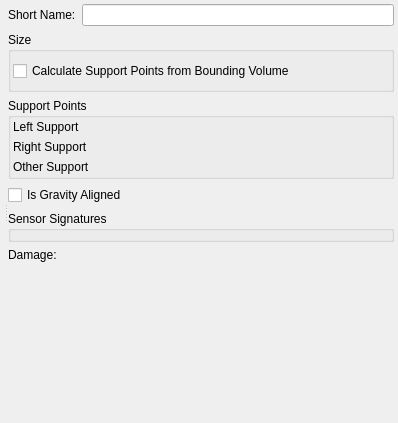
<?xml version="1.0" encoding="UTF-8"?>
<ui version="4.0">
 <class>mass</class>
 <widget class="QWidget" name="mass">
  <property name="geometry">
   <rect>
    <x>0</x>
    <y>0</y>
    <width>398</width>
    <height>423</height>
   </rect>
  </property>
  <property name="windowTitle">
   <string>Form</string>
  </property>
  <layout class="QVBoxLayout" name="verticalLayout_5">
   <property name="margin">
    <number>4</number>
   </property>
   <item>
    <widget class="QSplitter" name="splitter">
     <property name="orientation">
      <enum>Qt::Horizontal</enum>
     </property>
     <widget class="QWidget" name="layoutWidget">
      <layout class="QVBoxLayout" name="verticalLayout_4">
       <property name="margin">
        <number>0</number>
       </property>
       <item>
        <widget class="QWidget" name="myGeneralCanvas" native="true">
         <property name="sizePolicy">
          <sizepolicy hsizetype="MinimumExpanding" vsizetype="Fixed">
           <horstretch>0</horstretch>
           <verstretch>0</verstretch>
          </sizepolicy>
         </property>
         <property name="element_type" stdset="0">
          <string notr="true">general_canvas</string>
         </property>
        </widget>
       </item>
       <item>
        <widget class="QWidget" name="myDisplayCanvas" native="true">
         <property name="sizePolicy">
          <sizepolicy hsizetype="MinimumExpanding" vsizetype="MinimumExpanding">
           <horstretch>0</horstretch>
           <verstretch>0</verstretch>
          </sizepolicy>
         </property>
         <property name="minimumSize">
          <size>
           <width>0</width>
           <height>0</height>
          </size>
         </property>
         <property name="element_type" stdset="0">
          <string notr="true">display_widget_canvas</string>
         </property>
        </widget>
       </item>
      </layout>
     </widget>
     <widget class="QWidget" name="widget" native="true">
      <layout class="QVBoxLayout" name="verticalLayout">
       <property name="margin">
        <number>0</number>
       </property>
       <item>
        <layout class="QHBoxLayout" name="horizontalLayout">
         <item>
          <widget class="QLabel" name="short_name_label">
           <property name="text">
            <string>Short Name:</string>
           </property>
          </widget>
         </item>
         <item>
          <widget class="QLineEdit" name="short_name"/>
         </item>
        </layout>
       </item>
       <item>
        <widget class="QGroupBox" name="boundingVolumeGroupBox">
         <property name="title">
          <string>Size</string>
         </property>
         <layout class="QVBoxLayout" name="verticalLayout_2">
          <property name="leftMargin">
           <number>2</number>
          </property>
          <property name="rightMargin">
           <number>2</number>
          </property>
          <property name="bottomMargin">
           <number>2</number>
          </property>
          <item>
           <widget class="QCheckBox" name="calculate_support_points">
            <property name="text">
             <string>Calculate Support Points from Bounding Volume</string>
            </property>
            <property name="signal_slot" stdset="0">
             <string>released();bounding_volume;onCalculateSupportPointsChanged()</string>
            </property>
           </widget>
          </item>
          <item>
           <widget class="QWidget" name="bounding_volume" native="true"/>
          </item>
         </layout>
        </widget>
       </item>
       <item>
        <widget class="QGroupBox" name="support_points">
         <property name="title">
          <string>Support Points</string>
         </property>
         <property name="disable_if_checked" stdset="0">
          <string>calculate_support_points</string>
         </property>
         <layout class="QGridLayout" name="gridLayout">
          <property name="margin">
           <number>2</number>
          </property>
          <item row="0" column="0">
           <widget class="QLabel" name="left_support_label">
            <property name="sizePolicy">
             <sizepolicy hsizetype="Minimum" vsizetype="Minimum">
              <horstretch>0</horstretch>
              <verstretch>0</verstretch>
             </sizepolicy>
            </property>
            <property name="text">
             <string>Left Support</string>
            </property>
           </widget>
          </item>
          <item row="0" column="1" colspan="2">
           <widget class="QWidget" name="left_support" native="true">
            <property name="sizePolicy">
             <sizepolicy hsizetype="MinimumExpanding" vsizetype="Minimum">
              <horstretch>0</horstretch>
              <verstretch>0</verstretch>
             </sizepolicy>
            </property>
            <property name="element_type" stdset="0">
             <string notr="true">vector-parameter-data</string>
            </property>
            <property name="single_row" stdset="0">
             <bool>true</bool>
            </property>
           </widget>
          </item>
          <item row="1" column="0">
           <widget class="QLabel" name="right_support_label">
            <property name="sizePolicy">
             <sizepolicy hsizetype="Minimum" vsizetype="Minimum">
              <horstretch>0</horstretch>
              <verstretch>0</verstretch>
             </sizepolicy>
            </property>
            <property name="text">
             <string>Right Support</string>
            </property>
           </widget>
          </item>
          <item row="1" column="2">
           <widget class="QWidget" name="right_support" native="true">
            <property name="sizePolicy">
             <sizepolicy hsizetype="MinimumExpanding" vsizetype="Minimum">
              <horstretch>0</horstretch>
              <verstretch>0</verstretch>
             </sizepolicy>
            </property>
            <property name="element_type" stdset="0">
             <string notr="true">vector-parameter-data</string>
            </property>
            <property name="single_row" stdset="0">
             <bool>true</bool>
            </property>
           </widget>
          </item>
          <item row="2" column="0" colspan="2">
           <widget class="QLabel" name="other_support_label">
            <property name="sizePolicy">
             <sizepolicy hsizetype="Minimum" vsizetype="Minimum">
              <horstretch>0</horstretch>
              <verstretch>0</verstretch>
             </sizepolicy>
            </property>
            <property name="text">
             <string>Other Support</string>
            </property>
           </widget>
          </item>
          <item row="2" column="2">
           <widget class="QWidget" name="other_support" native="true">
            <property name="sizePolicy">
             <sizepolicy hsizetype="MinimumExpanding" vsizetype="Minimum">
              <horstretch>0</horstretch>
              <verstretch>0</verstretch>
             </sizepolicy>
            </property>
            <property name="element_type" stdset="0">
             <string notr="true">vector-parameter-data</string>
            </property>
            <property name="single_row" stdset="0">
             <bool>true</bool>
            </property>
           </widget>
          </item>
         </layout>
        </widget>
       </item>
       <item>
        <widget class="QCheckBox" name="gravity_aligned">
         <property name="text">
          <string>Is Gravity Aligned</string>
         </property>
        </widget>
       </item>
       <item>
        <widget class="QGroupBox" name="sensorSignaturesGroupBox">
         <property name="title">
          <string>Sensor Signatures</string>
         </property>
         <layout class="QVBoxLayout" name="verticalLayout_3">
          <property name="spacing">
           <number>2</number>
          </property>
          <property name="margin">
           <number>2</number>
          </property>
          <item>
           <widget class="QWidget" name="sensor_signatures" native="true">
            <property name="default-signatures" stdset="0">
             <string>visual-signature=4.0;radar-signature=27.0;infrared-signature=4.0</string>
            </property>
           </widget>
          </item>
         </layout>
        </widget>
       </item>
       <item>
        <layout class="QHBoxLayout" name="horizontalLayout_8">
         <item>
          <widget class="QLabel" name="damage_system_label">
           <property name="text">
            <string>Damage:</string>
           </property>
          </widget>
         </item>
         <item>
          <widget class="QWidget" name="damage_system" native="true">
           <property name="category" stdset="0">
            <string>damage</string>
           </property>
           <property name="none-selected-text" stdset="0">
            <string>Undamagable</string>
           </property>
           <property name="element_type" stdset="0">
            <string notr="true">single_system_selector</string>
           </property>
          </widget>
         </item>
        </layout>
       </item>
       <item>
        <spacer name="verticalSpacer">
         <property name="orientation">
          <enum>Qt::Vertical</enum>
         </property>
         <property name="sizeHint" stdset="0">
          <size>
           <width>20</width>
           <height>124</height>
          </size>
         </property>
        </spacer>
       </item>
      </layout>
     </widget>
    </widget>
   </item>
  </layout>
 </widget>
 <resources/>
 <connections>
  <connection>
   <sender>gravity_aligned</sender>
   <signal>toggled(bool)</signal>
   <receiver>other_support</receiver>
   <slot>setDisabled(bool)</slot>
   <hints>
    <hint type="sourcelabel">
     <x>19</x>
     <y>181</y>
    </hint>
    <hint type="destinationlabel">
     <x>137</x>
     <y>150</y>
    </hint>
   </hints>
  </connection>
  <connection>
   <sender>gravity_aligned</sender>
   <signal>toggled(bool)</signal>
   <receiver>right_support</receiver>
   <slot>setDisabled(bool)</slot>
   <hints>
    <hint type="sourcelabel">
     <x>52</x>
     <y>181</y>
    </hint>
    <hint type="destinationlabel">
     <x>105</x>
     <y>132</y>
    </hint>
   </hints>
  </connection>
  <connection>
   <sender>gravity_aligned</sender>
   <signal>toggled(bool)</signal>
   <receiver>left_support</receiver>
   <slot>setDisabled(bool)</slot>
   <hints>
    <hint type="sourcelabel">
     <x>80</x>
     <y>178</y>
    </hint>
    <hint type="destinationlabel">
     <x>112</x>
     <y>108</y>
    </hint>
   </hints>
  </connection>
  <connection>
   <sender>gravity_aligned</sender>
   <signal>toggled(bool)</signal>
   <receiver>support_points</receiver>
   <slot>setDisabled(bool)</slot>
   <hints>
    <hint type="sourcelabel">
     <x>112</x>
     <y>186</y>
    </hint>
    <hint type="destinationlabel">
     <x>59</x>
     <y>91</y>
    </hint>
   </hints>
  </connection>
 </connections>
</ui>
